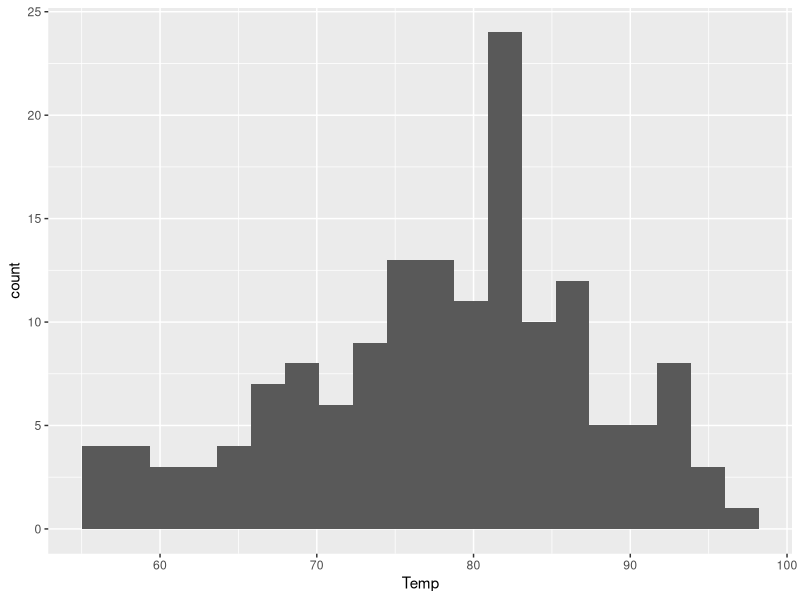

Write the R code that produced this figure.
# Install visualization package ggplot2
install.packages("ggplot2")
library(ggplot2)

View(airquality) # View an in-built dataset called airquality
str(airquality) # Structure of the dataset
summary(airquality) #Summary statistics of the dataset

# Plot a simple histogram of the temperature distribution
ggplot(data=airquality, aes(Temp)) + 
  geom_histogram(bins=20) 
